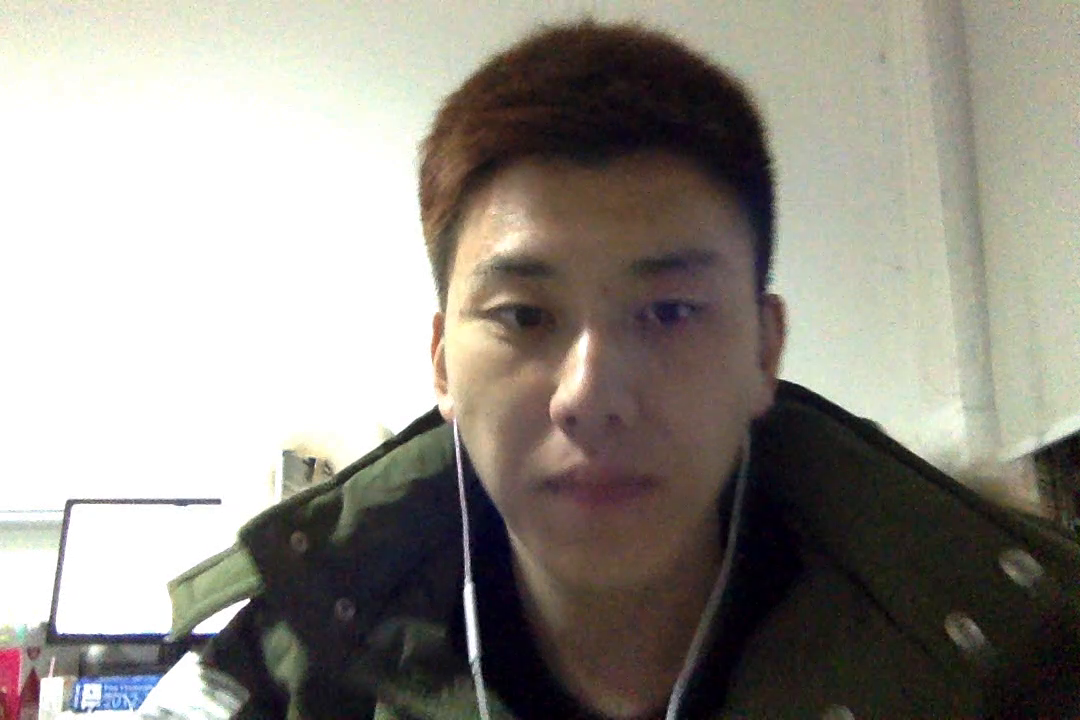
#> input picture frame 10 of data/images/kk.mov, 1080 x 720 px
$ python CamShift.py
#> lines starting #> are read from the running program, lines starting #| are printed output that depends on the picture; after the words box and inside, x2 and y2 are one past the last pixel; in counts of white or black regions, pixels touching at a corner belong together
#!/usr/bin/env python
# -*- coding: utf-8 -*-

import cv2
import numpy as np
import matplotlib.pyplot as plt

cap = cv2.VideoCapture("/Users/amourlee/Desktop/kk.mov")

# Take first frame of the video
ret, frame = cap.read()
#> frame is the input picture: shape (720, 1080, 3); mean B, G, R 135.9, 143.4, 147.7

# Setup initial location of window
r, h, c, w = 250, 90, 400, 125 # simply hardcoded the values
track_window = (c, r, w, h)

# set up the ROI for tracking
roi = frame[r:r+h, c:c+w]
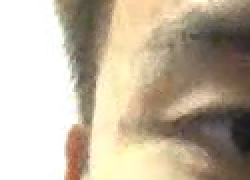
#> roi: shape (90, 125, 3) (shown 2 times larger); mean B, G, R 159.9, 180, 192.9
hsv_roi = cv2.cvtColor(frame, cv2.COLOR_BGR2HSV)
#> hsv_roi: shape (720, 1080, 3); mean H, S, V 39.6, 49.1, 150.1
mask = cv2.inRange(hsv_roi, np.array((0., 60., 32.)), np.array((180., 255., 255.)))
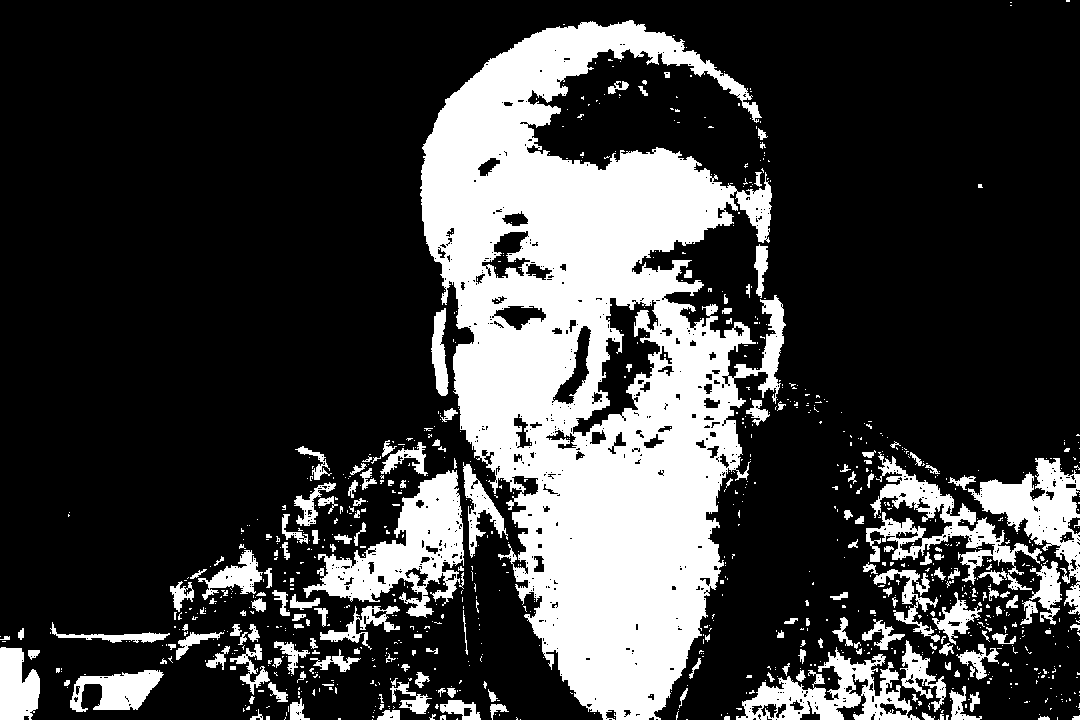
#> mask: shape (720, 1080); 24.8% white; 985 white regions (796 under 20 px), largest, box (x1, y1, x2, y2) and area: (420, 20, 786, 720) 133120, (303, 470, 464, 618) 9356, (866, 452, 1042, 585) 5633
roi_hist = cv2.calcHist([hsv_roi],[0], mask, [180], [0, 180])
#> roi_hist = 180 values, max 11682 at index 13, min 0 at index 55, mean 1069.6
cv2.normalize(roi_hist, roi_hist, 0, 255, cv2.NORM_MINMAX)

# Setup the termination criteria, enther 10 iteration or move by at least 1 pt
term_crit = (cv2.TERM_CRITERIA_EPS | cv2.TERM_CRITERIA_COUNT, 10, 1)

while(1):
    ret, frame = cap.read()
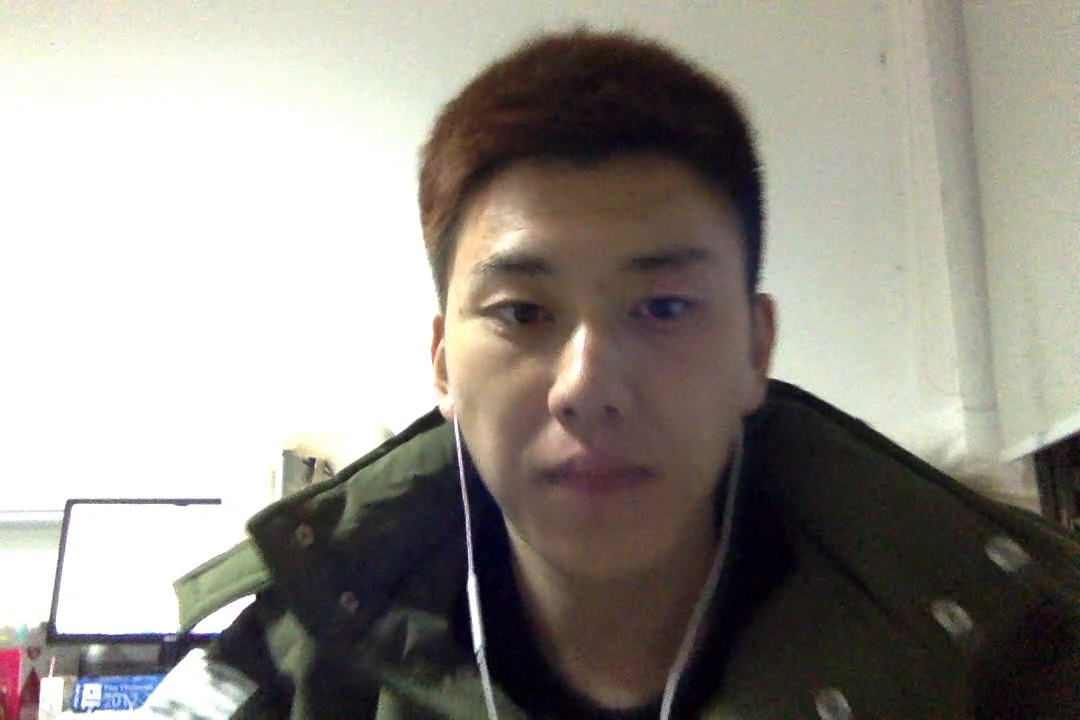
#> input picture frame 11 of data/images/kk.mov, 1080 x 720 px
#> frame is the input picture: shape (720, 1080, 3); mean B, G, R 138.2, 145.2, 149.7

    if ret == True:
        hsv = cv2.cvtColor(frame, cv2.COLOR_BGR2HSV)
#> hsv: shape (720, 1080, 3); mean H, S, V 39, 46.4, 151.9
        dst = cv2.calcBackProject([hsv], [0], roi_hist, [0, 180], 1)
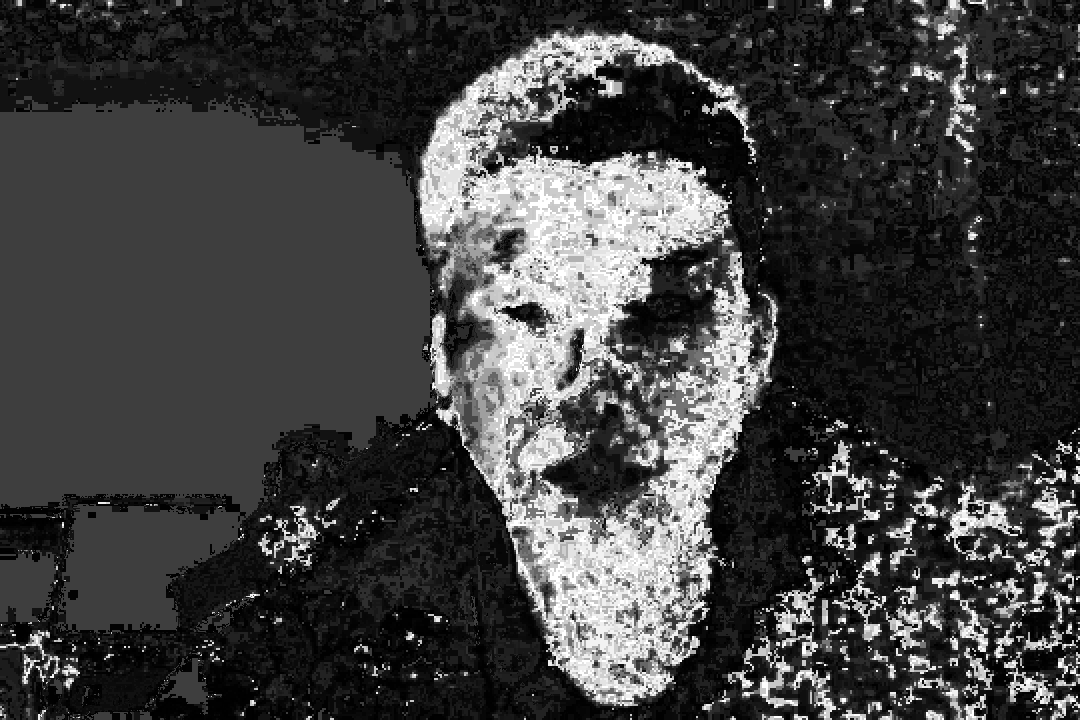
#> dst: shape (720, 1080); min 0, max 255, mean 63.4

        # Apply meanShift to get the new location
        ret, track_window = cv2.CamShift(dst, track_window, term_crit)
#> ret = ((551.5, 278), (123.9, 163.3), 86.91); track_window = (469, 215, 165, 126)

        # draw it on image
        pts = cv2.boxPoints(ret)
#> pts = [[466.6, 220.5], [629.7, 211.7], [636.4, 335.5], [473.3, 344.3]]
        pts = np.int0(pts)
#> pts = [[466, 220], [629, 211], [636, 335], [473, 344]]
        img2 = cv2.polylines(frame, [pts], True, 255, 2)

        cv2.imshow('img2', img2)

        k = cv2.waitKey(60) & 0xFF
#> (key Esc is pressed here)
        if k == 27:
            break
    else:
        break
cv2.destroyAllWindows()
cap.release()

$ run again, starting later in the video
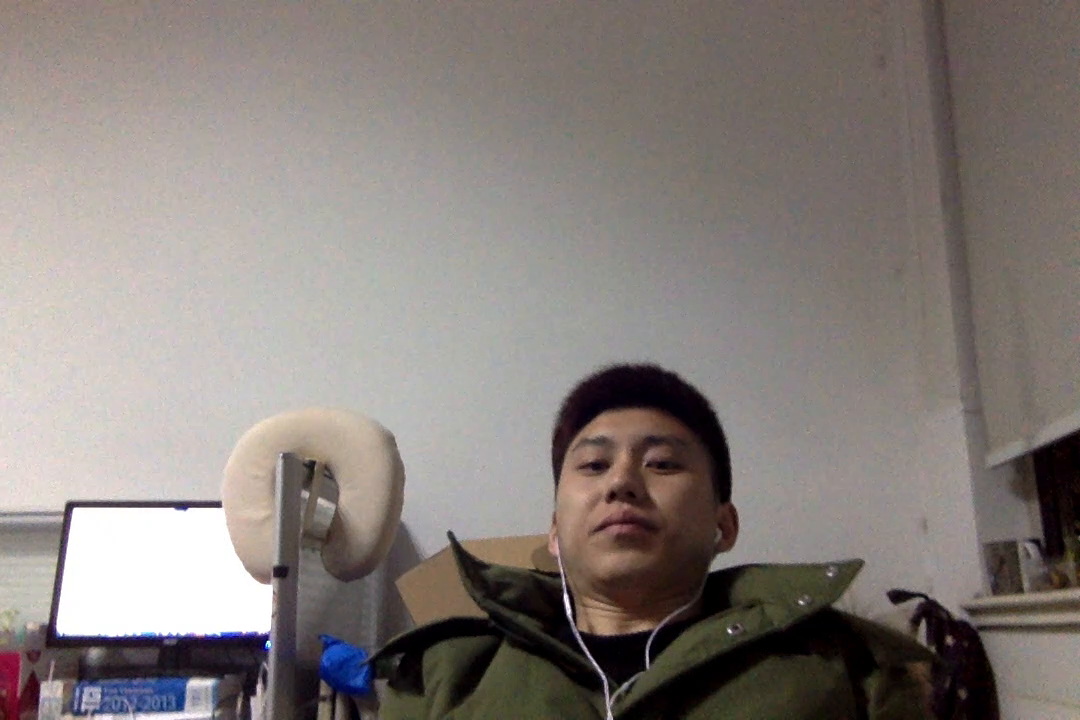
#> input picture frame 46 of data/images/kk.mov, 1080 x 720 px
#> frame is the input picture: shape (720, 1080, 3); mean B, G, R 122.8, 126.6, 134.3
#> hsv_roi: shape (720, 1080, 3); mean H, S, V 33.6, 41.4, 135.4
#> `mask = cv2.inRange(hsv_roi, np.array((0., 60., 32.)), np.array((180., ..`:
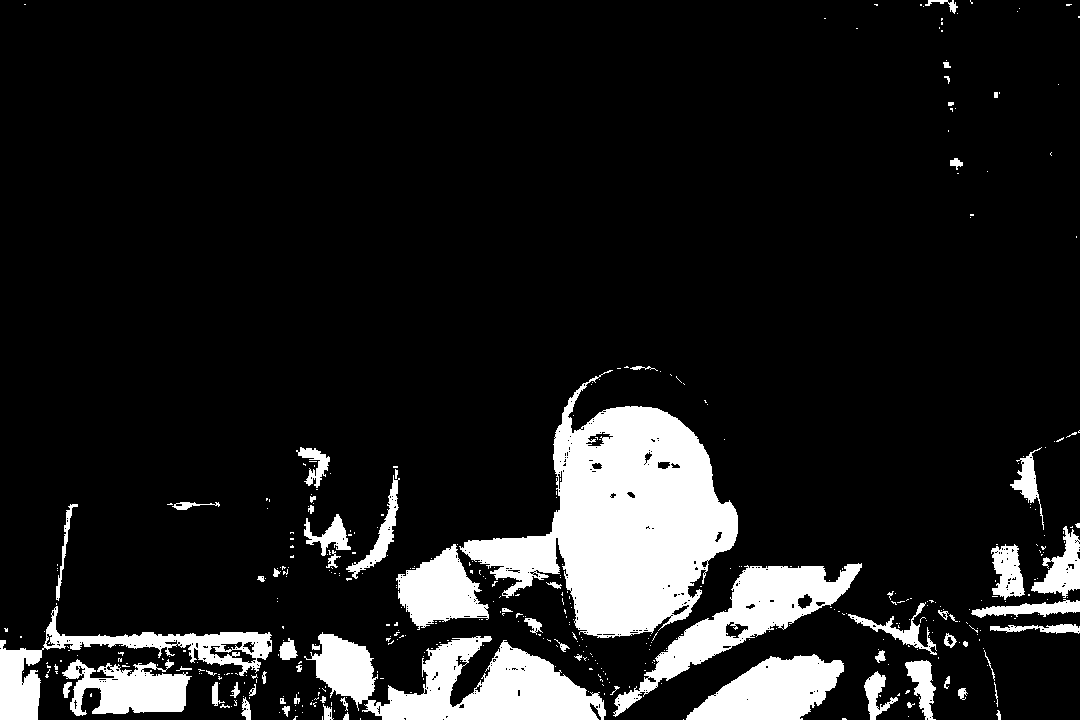
#> mask: shape (720, 1080); 12.2% white; 447 white regions (377 under 20 px), largest, box (x1, y1, x2, y2) and area: (459, 370, 738, 638) 35018, (304, 632, 606, 720) 13913, (613, 563, 862, 717) 9162
#> roi_hist = 180 values, max 4644 at index 8, min 0 at index 40, mean 526.2
#> hsv: shape (720, 1080, 3); mean H, S, V 32, 41.2, 135.4
#> `dst = cv2.calcBackProject([hsv], [0], roi_hist, [0, 180], 1)`:
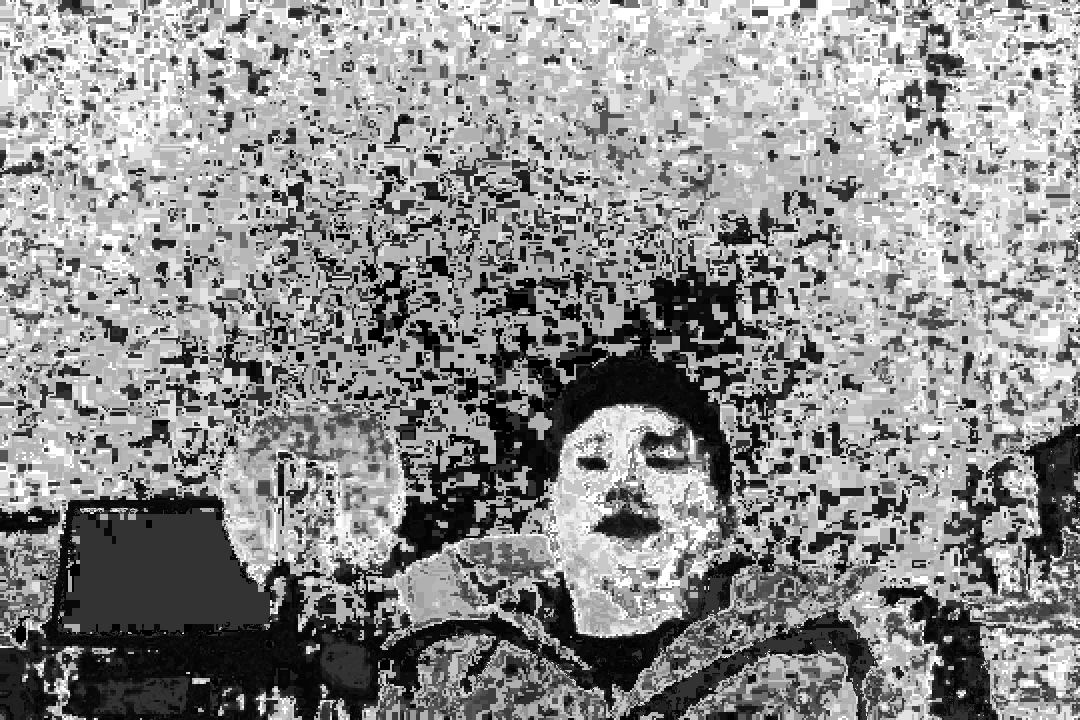
#> dst: shape (720, 1080); min 0, max 255, mean 141.4
#> ret = ((458, 281.5), (128.7, 160), 91.97); track_window = (377, 216, 162, 131)
#> `pts = cv2.boxPoints(ret)`: pts = [[380.3, 214.5], [540.2, 220], [535.7, 348.5], [375.8, 343]]
#> `pts = np.int0(pts)`: pts = [[380, 214], [540, 219], [535, 348], [375, 343]]

$ run again, starting later in the video
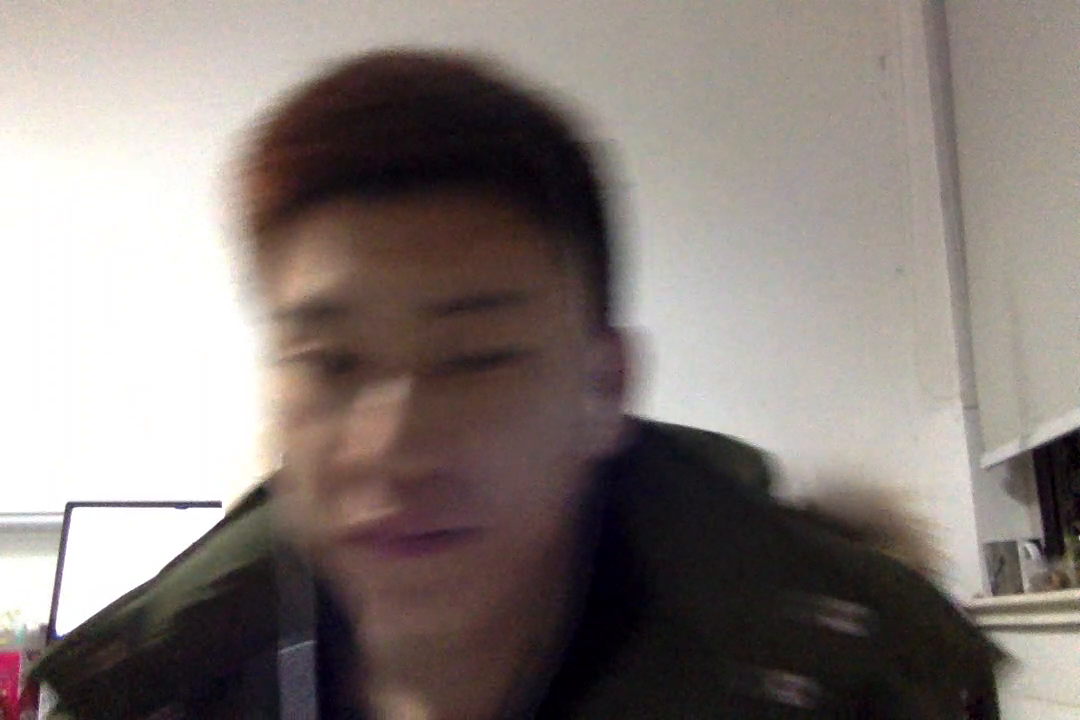
#> input picture frame 83 of data/images/kk.mov, 1080 x 720 px
#> frame is the input picture: shape (720, 1080, 3); mean B, G, R 120.6, 124.6, 134.2
#> hsv_roi: shape (720, 1080, 3); mean H, S, V 44.2, 48.2, 134.7
#> `mask = cv2.inRange(hsv_roi, np.array((0., 60., 32.)), np.array((180., ..`:
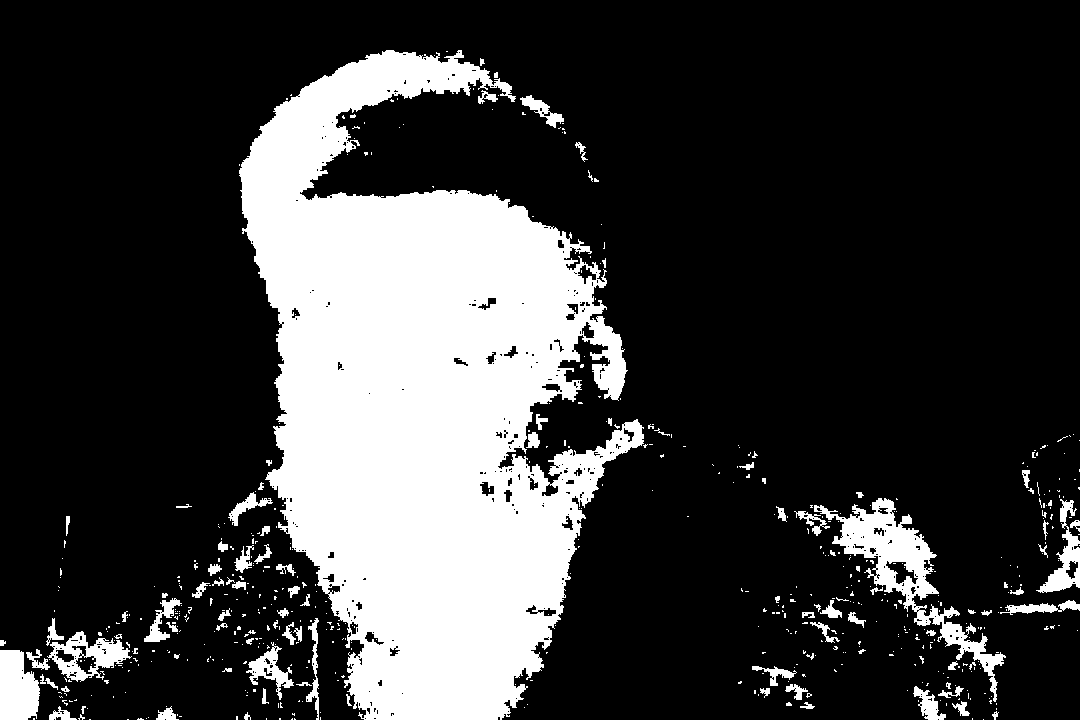
#> mask: shape (720, 1080); 23.1% white; 582 white regions (483 under 20 px), largest, box (x1, y1, x2, y2) and area: (239, 50, 644, 720) 155328, (814, 498, 1006, 702) 7013, (0, 650, 40, 720) 2293
#> roi_hist = 180 values, max 15754 at index 8, min 0 at index 40, mean 997.1
#> hsv: shape (720, 1080, 3); mean H, S, V 42.6, 51.1, 129.7
#> `dst = cv2.calcBackProject([hsv], [0], roi_hist, [0, 180], 1)`:
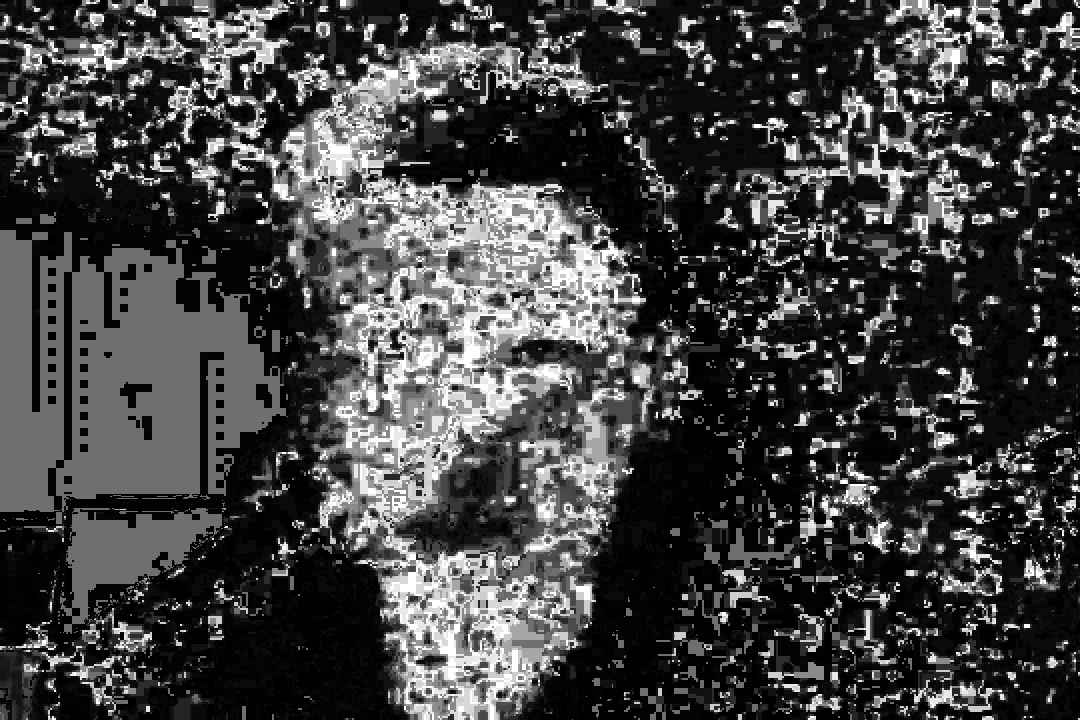
#> dst: shape (720, 1080); min 0, max 255, mean 66.5
#> ret = ((484, 297), (123.6, 165.3), 81.62); track_window = (401, 235, 166, 124)
#> `pts = cv2.boxPoints(ret)`: pts = [[393.2, 247.9], [556.8, 223.8], [574.8, 346.1], [411.2, 370.2]]
#> `pts = np.int0(pts)`: pts = [[393, 247], [556, 223], [574, 346], [411, 370]]
